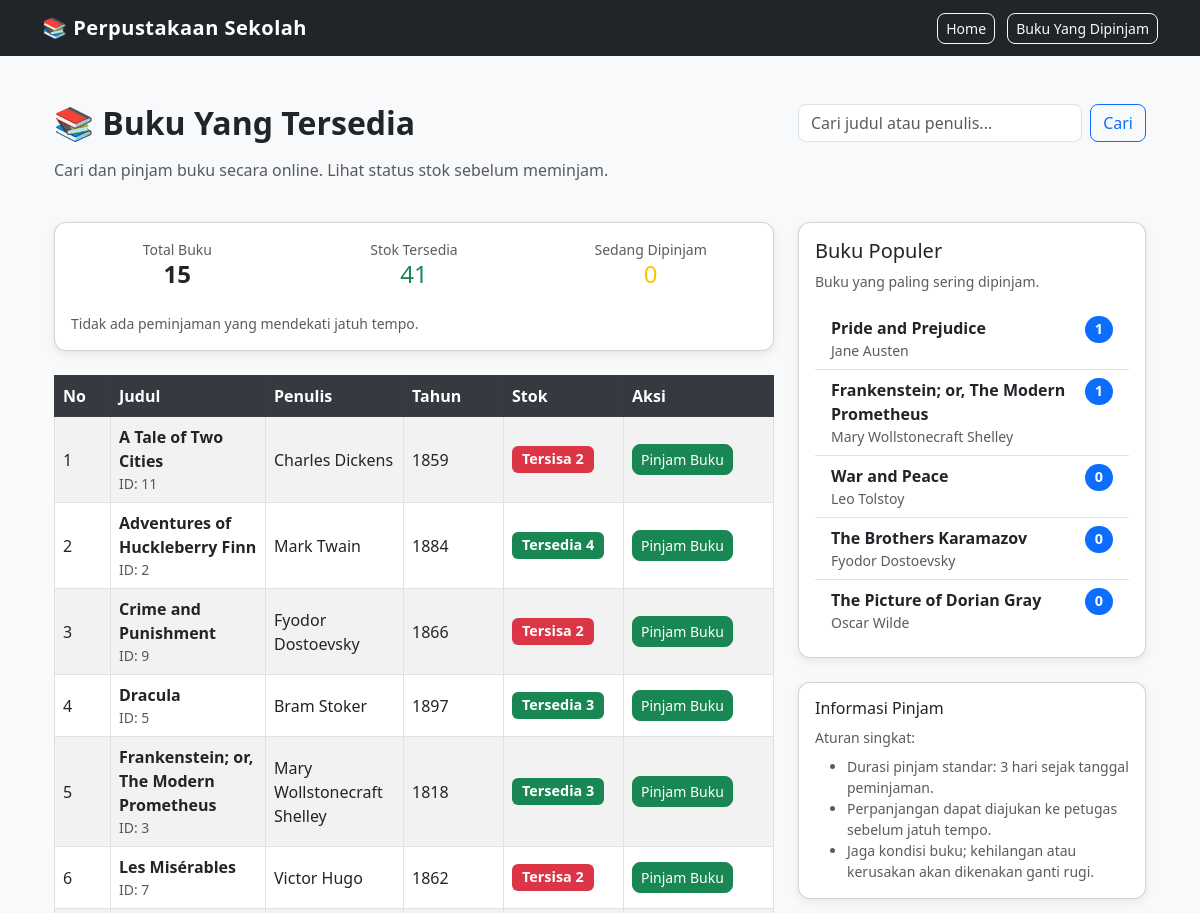
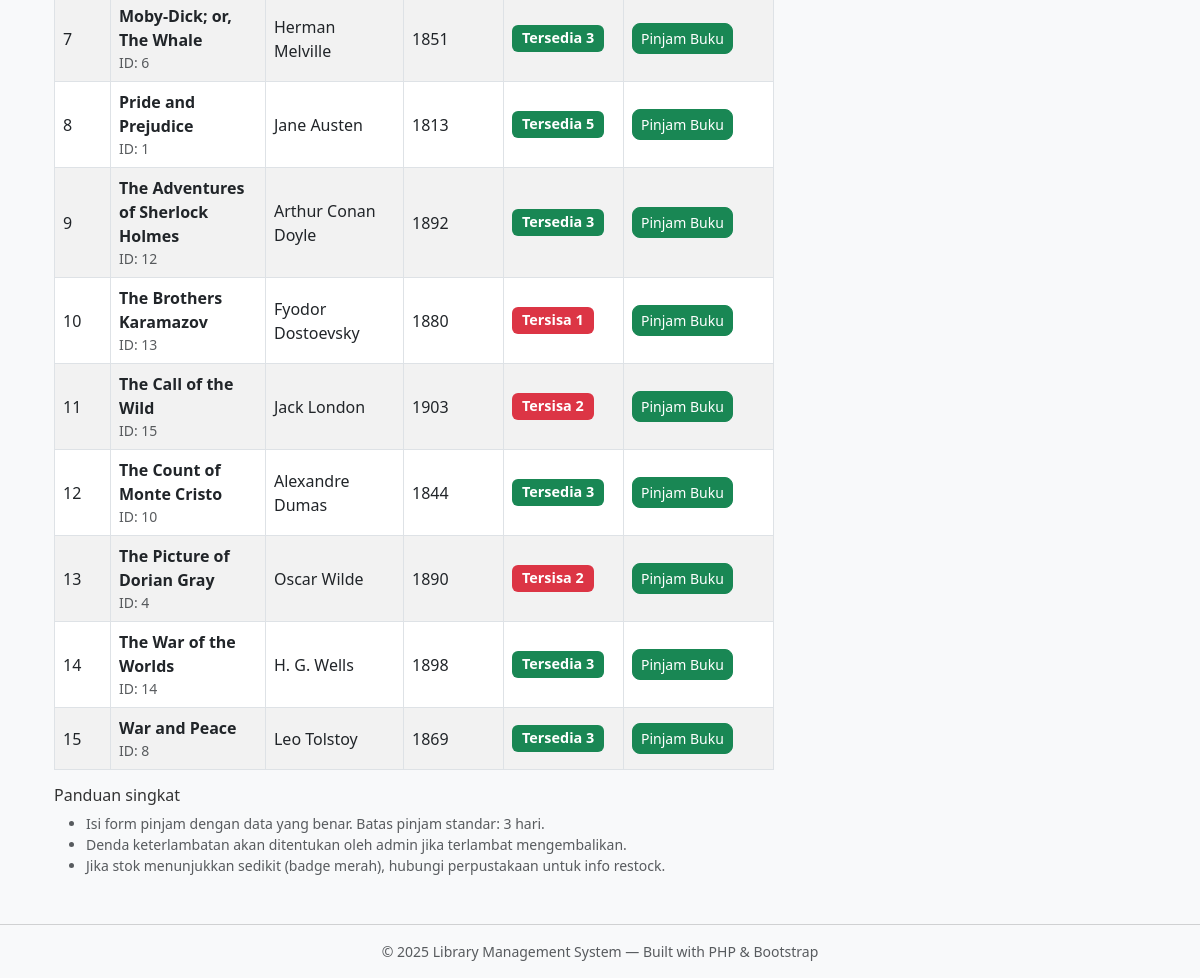
The page / on the database its author committed (2 pictures, top to bottom).
### tables this page shows
CREATE TABLE `books` (
  `id` int(11) NOT NULL,
  `title` varchar(100) DEFAULT NULL,
  `author` varchar(100) DEFAULT NULL,
  `year` int(11) DEFAULT NULL,
  `stock` int(11) DEFAULT 1
);

### index.php (the view, shortened to what this page needs)
<?php
include('includes/db.php');
include('includes/header.php');
$total_books = (int)(mysqli_fetch_assoc(mysqli_query($conn, "SELECT COUNT(*) AS total FROM books"))['total'] ?? 0);
$total_stock = (int)(mysqli_fetch_assoc(mysqli_query($conn, "SELECT COALESCE(SUM(stock),0) AS total_stock FROM books"))['total_stock'] ?? 0);
$total_borrowed = (int)(mysqli_fetch_assoc(mysqli_query($conn, "SELECT COUNT(*) AS total FROM borrowings WHERE returned = 0"))['total'] ?? 0);
$due_soon_cutoff = date('Y-m-d', strtotime('+3 days'));
$due_soon = (int)(mysqli_fetch_assoc(mysqli_query($conn, "SELECT COUNT(*) AS total FROM borrowings WHERE returned = 0 AND due_date <= '$due_soon_cutoff'"))['total'] ?? 0);
$search = '';
$where = '';
$popular_res = mysqli_query($conn, "
    SELECT bk.id, bk.title, bk.author, COUNT(b.id) AS times
    FROM books bk
    LEFT JOIN borrowings b ON b.book_id = bk.id
    GROUP BY bk.id
    ORDER BY times DESC
    LIMIT 5
");
$result = mysqli_query($conn, "SELECT * FROM books $where ORDER BY title ASC");
?>
<div class="container my-5">
  <div class="row mb-4">
    <div class="col-md-8">
      <h2 class="mb-3">📚 Buku Yang Tersedia</h2>
      <p class="text-muted">Cari dan pinjam buku secara online. Lihat status stok sebelum meminjam.</p>
    </div>
    <div class="col-md-4 text-md-end">
      <form class="d-flex" method="GET" role="search" aria-label="Cari buku">
        <input name="q" class="form-control me-2" type="search" placeholder="Cari judul atau penulis..." value="<?= htmlspecialchars($search); ?>">
        <button class="btn btn-outline-primary" type="submit">Cari</button>
      </form>
    </div>
  </div>
  <div class="row gy-4">
    <div class="col-lg-8">
      <div class="card mb-4">
        <div class="card-body">
          <div class="row text-center">
            <div class="col-4">
              <div class="small text-muted">Total Buku</div>
              <div class="h4 fw-bold"><?= $total_books; ?></div>
            </div>
            <div class="col-4">
              <div class="small text-muted">Stok Tersedia</div>
              <div class="h4 text-success"><?= $total_stock; ?></div>
            </div>
            <div class="col-4">
              <div class="small text-muted">Sedang Dipinjam</div>
              <div class="h4 text-warning"><?= $total_borrowed; ?></div>
            </div>
          </div>
          <?php if ($due_soon > 0): ?>
            <div class="alert alert-warning mt-3 mb-0" role="alert">
              <strong>Perhatian:</strong> Ada <?= $due_soon; ?> peminjaman yang mendekati jatuh tempo (3 hari ke depan). Silakan kembalikan tepat waktu.
            </div>
          <?php else: ?>
            <div class="small text-muted mt-3">Tidak ada peminjaman yang mendekati jatuh tempo.</div>
          <?php endif; ?>
        </div>
      </div>
      <table class="table table-bordered table-striped align-middle">
        <thead class="table-dark">
          <tr>
            <th style="width:56px">No</th>
            <th>Judul</th>
            <th>Penulis</th>
            <th style="width:100px">Tahun</th>
            <th style="width:120px">Stok</th>
            <th style="width:150px">Aksi</th>
          </tr>
        </thead>
        <tbody>
          <?php
          $no = 1;
          while ($row = mysqli_fetch_assoc($result)):
          ?>
          <tr>
            <td><?= $no++; ?></td>
            <td>
              <strong><?= htmlspecialchars($row['title']); ?></strong>
              <div class="small text-muted">ID: <?= (int)$row['id']; ?></div>
            </td>
            <td><?= htmlspecialchars($row['author']); ?></td>
            <td><?= htmlspecialchars($row['year']); ?></td>
            <td>
              <?php if ((int)$row['stock'] <= 0): ?>
                <span class="badge bg-secondary">Habis</span>
              <?php elseif ((int)$row['stock'] <= 2): ?>
                <span class="badge bg-danger">Tersisa <?= (int)$row['stock']; ?></span>
              <?php else: ?>
                <span class="badge bg-success">Tersedia <?= (int)$row['stock']; ?></span>
              <?php endif; ?>
            </td>
            <td>
              <?php if ($row['stock'] > 0): ?>
                <button
                  class="btn btn-success btn-sm borrow-btn"
                  data-id="<?= (int)$row['id']; ?>"
                  data-title="<?= htmlspecialchars($row['title']); ?>"
                >Pinjam Buku</button>
              <?php else: ?>
                <button class="btn btn-outline-secondary btn-sm" disabled>Kehabisan Stok</button>
              <?php endif; ?>
            </td>
          </tr>
          <?php endwhile; ?>
        </tbody>
      </table>
      <div class="mt-3">
        <h6>Panduan singkat</h6>
        <ul class="small text-muted mb-0">
          <li>Isi form pinjam dengan data yang benar. Batas pinjam standar: 3 hari.</li>
          <li>Denda keterlambatan akan ditentukan oleh admin jika terlambat mengembalikan.</li>
          <li>Jika stok menunjukkan sedikit (badge merah), hubungi perpustakaan untuk info restock.</li>
        </ul>
      </div>
    </div>
    <div class="col-lg-4">
      <div class="card mb-4">
        <div class="card-body">
          <h5 class="card-title">Buku Populer</h5>
          <p class="small text-muted">Buku yang paling sering dipinjam.</p>
          <ul class="list-group list-group-flush">
            <?php while ($p = mysqli_fetch_assoc($popular_res)): ?>
              <li class="list-group-item d-flex justify-content-between align-items-start">
                <div>
                  <div class="fw-semibold"><?= htmlspecialchars($p['title']); ?></div>
                  <div class="small text-muted"><?= htmlspecialchars($p['author']); ?></div>
                </div>
                <span class="badge bg-primary rounded-pill"><?= (int)$p['times']; ?></span>
              </li>
            <?php endwhile; ?>
          </ul>
        </div>
      </div>
      <div class="card">
        <div class="card-body">
          <h6 class="card-title">Informasi Pinjam</h6>
          <p class="small text-muted mb-2">Aturan singkat:</p>
          <ul class="small text-muted mb-0">
            <li>Durasi pinjam standar: 3 hari sejak tanggal peminjaman.</li>
            <li>Perpanjangan dapat diajukan ke petugas sebelum jatuh tempo.</li>
            <li>Jaga kondisi buku; kehilangan atau kerusakan akan dikenakan ganti rugi.</li>
          </ul>
        </div>
      </div>
    </div>
  </div>
</div>
<?php include('includes/footer.php'); ?>

### assets/css/style.css (style rules this page uses)
body { font-family: 'Segoe UI', Tahoma, Geneva, Verdana, sans-serif; background-color: #f8f9fa; color: #333; }
h1, h2, h3, h4 { font-weight: 600; color: #212529; }
.table th { background-color: #343a40 !important; color: #fff; }
.card { border-radius: 12px; box-shadow: 0 3px 10px rgba(0,0,0,0.08); transition: 0.2s; }
.btn { border-radius: 8px; transition: all 0.2s ease; }
.badge { font-size: 0.9em; padding: 6px 10px; }
input, select, textarea { border-radius: 8px !important; }

### rows shown on the page
books: title "A Tale of Two Cities", id "11", author "Charles Dickens", year "1859", stock "2"
books: title "Adventures of Huckleberry Finn", id "2", author "Mark Twain", year "1884", stock "4"
books: title "Crime and Punishment", id "9", author "Fyodor Dostoevsky", year "1866", stock "2"
books: title "Dracula", id "5", author "Bram Stoker", year "1897", stock "3"
books: title "Frankenstein; or, The Modern Prometheus", id "3", author "Mary Wollstonecraft Shelley", year "1818", stock "3", times "1"
books: title "Les Misérables", id "7", author "Victor Hugo", year "1862", stock "2"
books: title "Moby-Dick; or, The Whale", id "6", author "Herman Melville", year "1851", stock "3"
books: title "Pride and Prejudice", id "1", author "Jane Austen", year "1813", stock "5", times "1"
books: title "The Adventures of Sherlock Holmes", id "12", author "Arthur Conan Doyle", year "1892", stock "3"
books: title "The Brothers Karamazov", id "13", author "Fyodor Dostoevsky", year "1880", stock "1", times "0"
books: title "The Call of the Wild", id "15", author "Jack London", year "1903", stock "2"
books: title "The Count of Monte Cristo", id "10", author "Alexandre Dumas", year "1844", stock "3"
books: title "The Picture of Dorian Gray", id "4", author "Oscar Wilde", year "1890", stock "2", times "0"
books: title "The War of the Worlds", id "14", author "H. G. Wells", year "1898", stock "3"
books: title "War and Peace", id "8", author "Leo Tolstoy", year "1869", stock "3", times "0"

### other values the page prints
$total_books "15"
$total_stock "41"
$total_borrowed "0"
